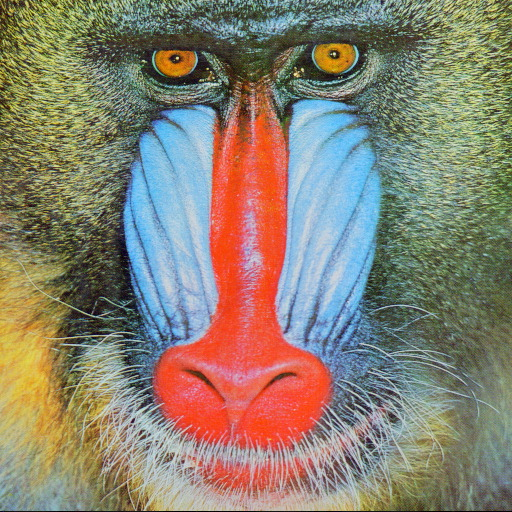
//> input picture Lecture3/baboon.jpg, 512 x 512 px
$ ./camera_with_fps ../baboon.jpg   (built with g++ and OpenCV 4)
//> lines starting //> are read from the running program, lines starting //| are printed output that depends on the picture; after the words box and inside, x2 and y2 are one past the last pixel; in counts of white or black regions, pixels touching at a corner belong together
#include <stdio.h>

#include <chrono>
#include <ctime>
#include <iostream>
#include <iomanip>
#include <opencv2/opencv.hpp>
#if CV_VERSION_MAJOR>4
#include <opencv2/geometry.hpp>
#endif
using namespace cv;
using namespace std;
using namespace chrono;

// [68 lines of commented-out code are left out]

class Menu {
    private:
    string menutitle;
    vector<string> menuitems;
    Mat_<Vec3b> image;
    int width=180;
    int highlighted=-1;
    int selected=-1;
    Vec3b bg=Vec3b(0xbf,0xbe,0xbb);
    Vec3b grey=Vec3b(0xef,0xf0,0xf1);
    Vec3b blue=Vec3b(0xe9,0xae,0x3d);
    Vec3b black=Vec3b(0,0,0);
    Vec3b white=Vec3b(0xff,0xff,0xff);
    public:
    Menu(string title,vector<string> items) {
        menutitle=title;
        menuitems=items;
        image=Mat_<Vec3b>(menuitems.size()*32,width);
        namedWindow(menutitle,WINDOW_GUI_NORMAL | WINDOW_AUTOSIZE );
        setMouseCallback(menutitle,onmouse,(void *)this);
        drawmenu();
    }
    // [11 lines left out: functions onmouse, setselected, not called in this run]
    string getselected() {
        if(selected==-1) return "";
        return menuitems[selected];
    }
    void sethighlighted(int i) {
        highlighted=i;
    }
    void drawmenu() {
        image=bg;
        for(int i=0;i<(int)menuitems.size();i++) {
            Vec3b bgcol=grey;
            Vec3b fgcol=black;
            if(i==highlighted) {
                bgcol=blue;
                fgcol=white;
            }
            if(i==selected) {
                bgcol=black;
                fgcol=white;
            }
            rectangle(image,Rect(1,i*32,width-2,32),bgcol,FILLED);
            putText(image, menuitems[i], Vec2i(12, 20 + i*32), FONT_HERSHEY_PLAIN, 1,
                fgcol,1,LINE_AA);
        }
        imshow(menutitle,image);
    }
};

Mat_<uint8_t> negative(Mat_<uint8_t> im) {
  return 255-im;
}

// [6 lines left out: function thresh, not called in this run]

uint8_t im_cl(Mat_<uint8_t> im, int r,int c) {
  return im(clamp(r,0,im.rows-1),clamp(c,0,im.cols-1));
}

// [69 lines left out: functions enhance, stretch, convolve, sobel, zc, not called in this run]

int main(int argc, char** argv) {
    (void)argv[argc - 1];
    bool COLOUR=false;
    bool has_camera=true;
    VideoCapture cap;
    Mat_<Vec3b> frame;
    cap.open(0);
    if (!cap.isOpened()) {
        cout << "Failed to open camera, using static image" << endl;
        frame=imread("../../baboon.jpg");
//> frame is the input picture: 512 rows x 512 cols, CV_8UC3; mean B, G, R 112.9, 129.1, 137.1
        has_camera=false;
    } else
    cout << "Opened camera" << endl;
    namedWindow("Original", WINDOW_NORMAL);
    namedWindow("Processed", WINDOW_NORMAL);
    if(has_camera) {
    cap.set(CAP_PROP_FRAME_WIDTH, 640);
    // [5 lines of commented-out code are left out]
    cap >> frame;
    }
    Mat_<uint8_t> grey(frame.rows,frame.cols);
    Mat_<Vec3b> colour(frame.rows,frame.cols);
    Mat_<int16_t> lap(frame.rows,frame.cols);
    printf("frame size %d %d\n", frame.rows, frame.cols);
//| frame size 512 512
    resizeWindow("Original",frame.cols,frame.rows);
    resizeWindow("Processed",frame.cols,frame.rows);
    int key = 0;
    float fps = 0.0;
    cv::Ptr<cv::CLAHE> clahe=createCLAHE(2.0,Size(4,4));
    Menu m=Menu("Menu",vector<string>({"Original","Negative", "Threshold", "Stretch", "Enhance", "Sobel", "Equalize", "CLAHE", "Edges", "Rotate", "Exit"}));
//> after the loop in drawmenu, `for(int i=0;i<(int)menuitems.size();i++)`:
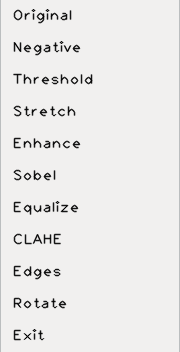
//> image: 352 rows x 180 cols, CV_8UC3; mean B, G, R 232, 232.9, 233.8
    while (1) {
        system_clock::time_point start = system_clock::now();
        if(has_camera)
          cap >> frame;
        if (frame.empty()) break;
        ostringstream ss;
        ss<<setw(4)<<setprecision(4)<<setfill('0')<<fps<<"fps";
        string str=ss.str();
        putText(frame, str, Vec2i(12, 32), FONT_HERSHEY_PLAIN, 2,
                Vec3i(0, 0, 0), 2, 8);
        putText(frame, str, Vec2i(10, 30), FONT_HERSHEY_PLAIN, 2,
                Vec3i(0, 0, 255), 2, 8);
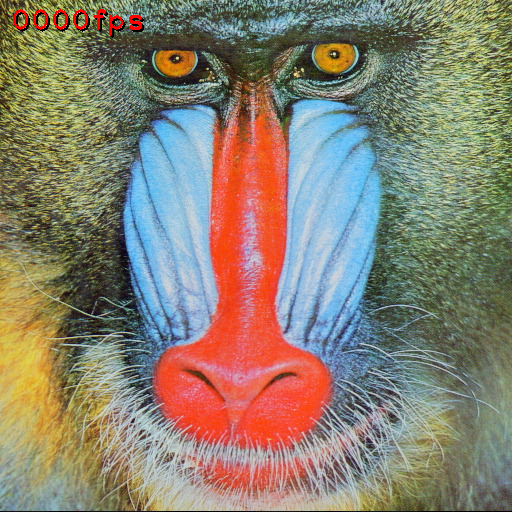
//> frame: 512 rows x 512 cols, CV_8UC3; mean B, G, R 112.4, 128.5, 137.3
        Mat channels[3];
        if(COLOUR) {
            cvtColor(frame,colour,COLOR_BGR2HSV);
            split(colour,channels);
            grey=channels[2];
        } else cvtColor(frame,grey,COLOR_BGR2GRAY);
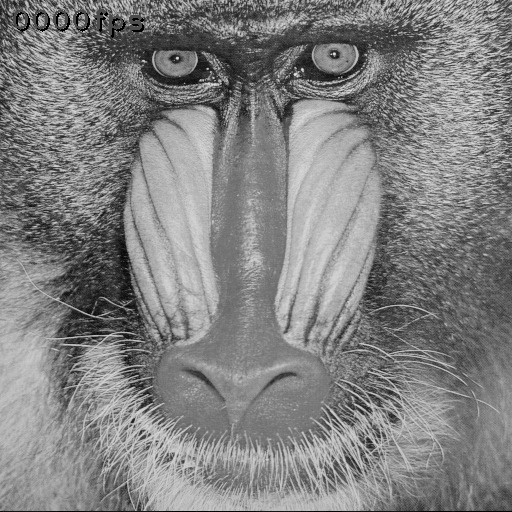
//> grey: 512 rows x 512 cols, CV_8UC1; min 0, max 234, mean 129.3

        imshow("Original", grey);
        string selection=m.getselected();
        if(selection=="Negative") grey=negative(grey);
        if(selection=="Threshold") grey=thresh(grey,128);
        if(selection=="Stretch") grey=stretch(grey);
        if(selection=="Enhance") grey=enhance(grey);
        if(selection=="Sobel") grey=sobel(grey);
        if(selection=="Equalize") equalizeHist(grey,grey);
        if(selection=="CLAHE") clahe->apply(grey,grey);
        if(selection=="Edges") {
            float sz=5;
            Laplacian(grey,lap,CV_16S,sz, 1);
            grey=zc(lap);
        }
        if(selection=="Rotate") warpAffine(grey,grey,getRotationMatrix2D(Point(grey.cols/2,grey.rows/2),-30,1),grey.size());
        if(COLOUR) {
            channels[2]=grey;
            merge(channels,3,colour);
            cvtColor(colour,colour,COLOR_HSV2BGR);
            imshow("Processed", colour);
        } else {
            imshow("Processed", grey);
        }
        vector<int> hist(256);

        for(uint8_t p:grey)  hist[p]++;
//> after the loop, hist = 256 values, max 2714 at index 124, min 0 at index 225, mean 1024

        int max=0;
        for(int i:hist) if(i>max) max=i;
//> after the loop, max = 2714

        Mat_<uchar> histogram(256,256);
        for(int i=0;i<256;i++)
          for(int j=0;j<256;j++) {
            if((256*hist[j]/max)<=(255-i)) histogram(i,j)=0;
            else histogram(i,j)=255;
          }
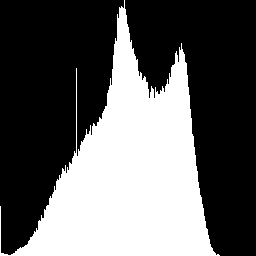
//> histogram: 256 rows x 256 cols, CV_8UC1; 37.6% white; 1 white region, box (x1, y1, x2, y2) and area: (0, 0, 220, 256) 24609
        imshow("Hist",histogram);
        key = waitKey(1);
//> the 'q' key is pressed
        if (key == 113 || key == 27 ) {return 0; } // either esc or 'q'
//> (the program exits here)

$ run again, with Lecture3/akiyo1.jpg copied over Lecture3/baboon.jpg
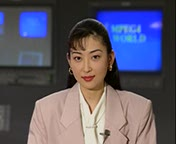
//> input picture Lecture3/akiyo1.jpg, 176 x 144 px
//> frame is the input picture: 144 rows x 176 cols, CV_8UC3; mean B, G, R 105.5, 87.3, 90.1
//| frame size 144 176
//> `} else cvtColor(frame,grey,COLOR_BGR2GRAY);`:
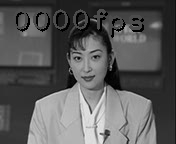
//> grey: 144 rows x 176 cols, CV_8UC1; min 0, max 239, mean 89
//> after the loop `for(uint8_t p:grey)  hist[p]++;`: hist = 256 values, max 876 at index 76, min 0 at index 236, mean 99
//> after the loop `for(int i:hist) if(i>max) max=i;`: max = 876
//> after the loop `for(int i=0;i<256;i++)`:
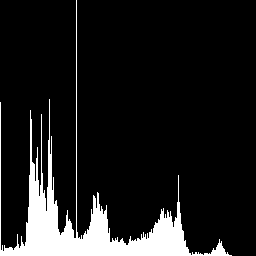
//> histogram: 256 rows x 256 cols, CV_8UC1; 11.1% white; 1 white region, box (x1, y1, x2, y2) and area: (0, 0, 232, 256) 7286

$ run again, with Lecture3/circle1.jpg copied over Lecture3/baboon.jpg
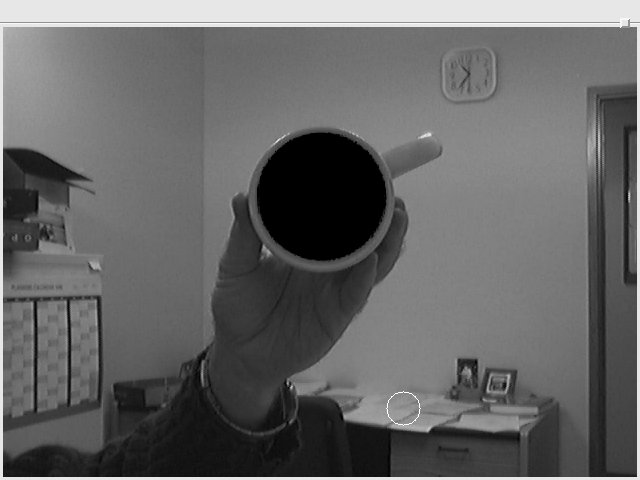
//> input picture Lecture3/circle1.jpg, 640 x 480 px
//> frame is the input picture: 480 rows x 640 cols, CV_8UC3; min 0, max 255, mean 102
//| frame size 480 640
//> `putText(frame, str, Vec2i(10, 30), FONT_HERSHEY_PLAIN, 2, Vec3i(0, 0, ..`:
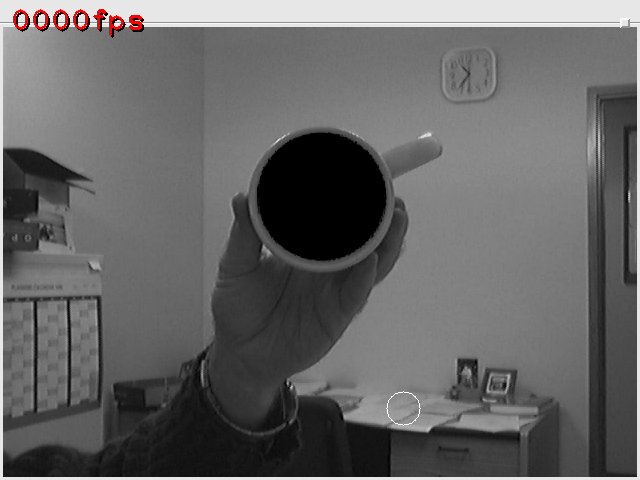
//> frame: 480 rows x 640 cols, CV_8UC3; mean B, G, R 101.1, 101.1, 101.8
//> after the loop `for(uint8_t p:grey)  hist[p]++;`: hist = 256 values, max 12628 at index 231, min 0 at index 196, mean 1200
//> after the loop `for(int i:hist) if(i>max) max=i;`: max = 12628
//> after the loop `for(int i=0;i<256;i++)`:
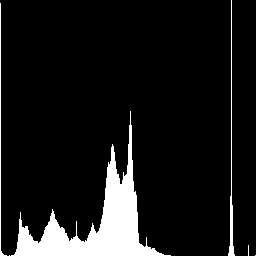
//> histogram: 256 rows x 256 cols, CV_8UC1; 9.4% white; 6 white regions (3 under 20 px), largest, box (x1, y1, x2, y2) and area: (11, 111, 171, 256) 5457, (228, 0, 235, 256) 392, (0, 3, 7, 256) 266
